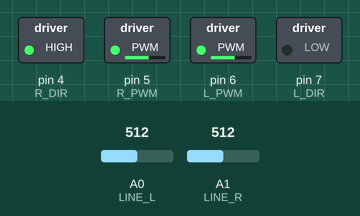
This sketch was run on a simulated Arduino Uno, built with avr-gcc and run on an emulated ATmega328P. Parts: switched loads named in the sketch (green lamp = pin HIGH). The inputs (shaded band) are chosen by the test bench; at power-on: A0 (LINE_L) = 512, A1 (LINE_R) = 512.

Above: at 0.1 s.
Timing chart, 0 to 1.6 s (numbered marks = the images above):
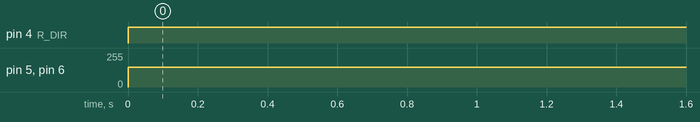

The sketch:

lesson-03-crossroads.ino
```cpp
// УРОК 3: перекрестки

#define L_DIR 7   // левый мотор — канал M2
#define L_PWM 6
#define R_DIR 4   // правый мотор — канал M1
#define R_PWM 5

#define LINE_L A0  // левый датчик линии
#define LINE_R A1  // правый датчик линии

#define THRESHOLD 0  // TODO 1: порог между белым и черным; оба датчика ниже порога — перекресток
#define STOP_AT 3    // на каком перекрестке остановиться

void setup() {
  pinMode(L_DIR, OUTPUT);
  pinMode(L_PWM, OUTPUT);
  pinMode(R_DIR, OUTPUT);
  pinMode(R_PWM, OUTPUT);
  Serial.begin(115200);
}

bool direction(int16_t speed, bool invDir) {  // с урока 2
  bool dir = (speed > 0) ? true : false;
  return (invDir) ? !dir : dir;
}

void motors(int16_t left, int16_t right, bool invLDir = true, bool invRDir = false) {  // с урока 2
  left = constrain(left, -255, 255);
  right = constrain(right, -255, 255);
  digitalWrite(L_DIR, direction(left, invLDir));
  digitalWrite(R_DIR, direction(right, invRDir));
  analogWrite(L_PWM, abs(left));
  analogWrite(R_PWM, abs(right));
}

void sensors() {  // с урока 2: для плоттера — левый, правый, ошибка
  Serial.print(analogRead(LINE_L));
  Serial.print(' ');
  Serial.print(analogRead(LINE_R));
  Serial.print(' ');
  Serial.println(analogRead(LINE_L) - analogRead(LINE_R));
}

void followLine() {  // с урока 2
  const float speed = 150;
  const float kp = 0.0;  // перенесите свои kp и kd из урока 2
  const float kd = 0.0;
  static float errOld = 0;
  float err = analogRead(LINE_L) - analogRead(LINE_R);
  float control = kp * err + kd * (err - errOld);
  motors(speed + control, speed - control);
  errOld = err;
}

// возвращает, сколько перекрестков робот уже проехал
uint8_t crossRoad() {
  bool isCross = analogRead(LINE_L) < THRESHOLD && analogRead(LINE_R) < THRESHOLD;
  static bool wasCross = false;  // был ли робот на перекрестке на прошлом шаге
  uint8_t count = 0;             // TODO 2: счетчик обнуляется при каждом вызове функции
  if (isCross) count++;          // TODO 3: +1 только в момент заезда на перекресток
  // TODO 4: запомните текущее состояние для следующего вызова
  return count;
}

void loop() {
  // sensors();  // посмотреть показания на черной линии (TODO 1)
  // TODO 5: по линии до 3-го перекрестка, затем стоп навсегда
  followLine();
  delay(10);
}
```

Measured:
- by itself, pin 4 (R_DIR): LOW → HIGH at 0.00 s
- by itself, pin 5 (R_PWM), pin 6 (L_PWM): 0/255 → 150/255 at 0.00 s
